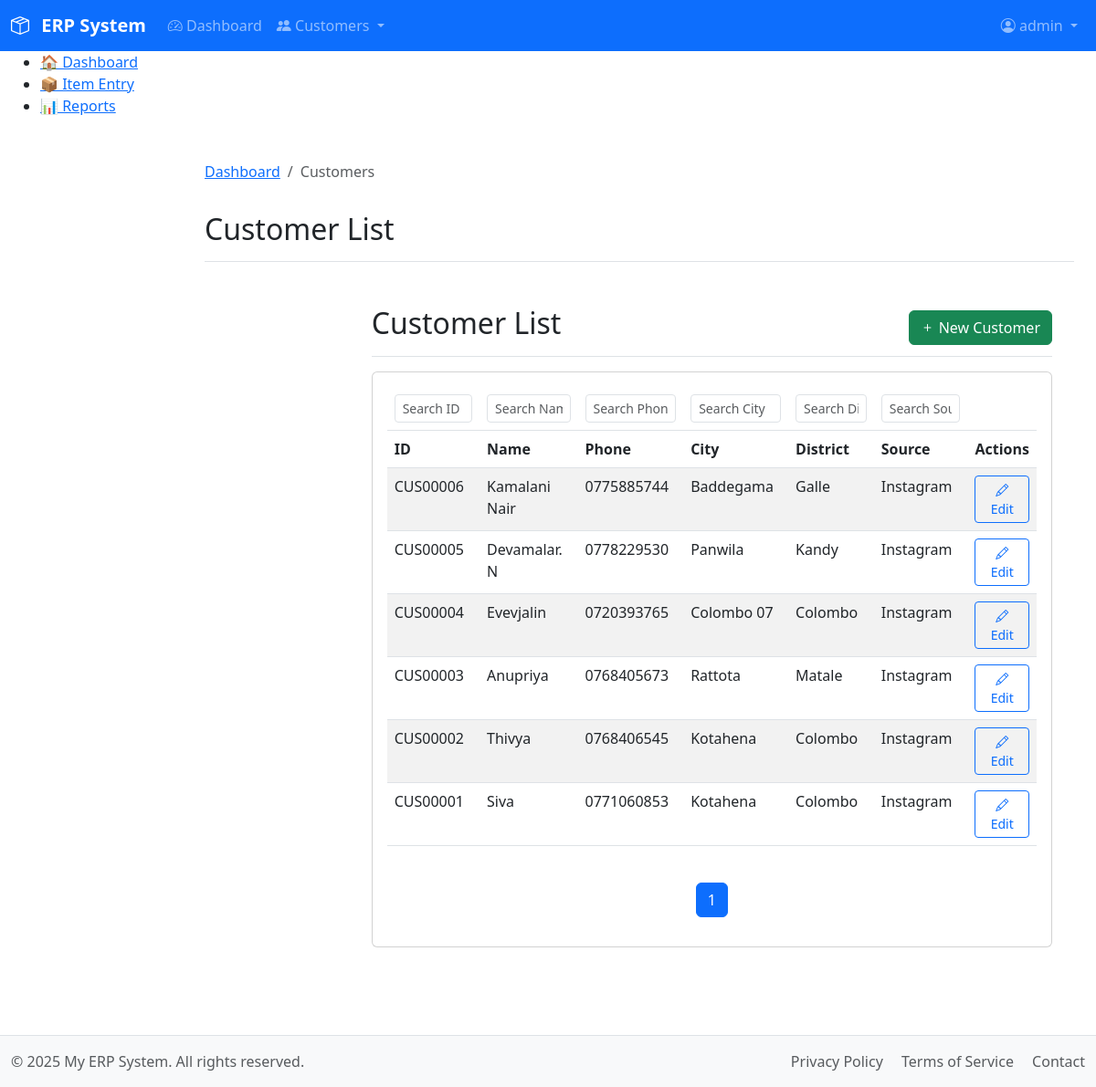
Screenshot of /modules/customer/list_customers.php (signed in) with the database file from the repository.
### tables this page shows
CREATE TABLE `customers` (
  `customer_id` varchar(10) NOT NULL,
  `phone` varchar(15) NOT NULL,
  `name` varchar(100) NOT NULL,
  `address` text DEFAULT NULL,
  `city` varchar(50) DEFAULT NULL,
  `district` varchar(50) DEFAULT NULL,
  `postal_code` varchar(20) DEFAULT NULL,
  `known_by` varchar(50) DEFAULT NULL,
  `email` varchar(100) DEFAULT NULL,
  `first_order_date` date DEFAULT NULL,
  `description` text DEFAULT NULL,
  `profile` text DEFAULT NULL,
  `created_at` datetime NOT NULL,
  `created_by` int(11) NOT NULL,
  `created_by_name` varchar(100) NOT NULL,
  `updated_at` timestamp NULL DEFAULT NULL,
  `updated_by` int(11) DEFAULT NULL,
  `updated_by_name` varchar(255) DEFAULT NULL,
  PRIMARY KEY (`customer_id`),
  UNIQUE KEY `phone` (`phone`),
  KEY `created_by` (`created_by`),
  KEY `updated_by` (`updated_by`),
  CONSTRAINT `customers_ibfk_1` FOREIGN KEY (`created_by`) REFERENCES `users` (`id`),
  CONSTRAINT `customers_ibfk_2` FOREIGN KEY (`updated_by`) REFERENCES `users` (`id`)
);

### modules/customer/list_customers.php (the view, shortened to what this page needs)
<?php
$page_title = "Customer List";
$breadcrumbs = [
    'Dashboard' => '/index.php',
    'Customers' => ''
];
require_once __DIR__ . '/../../includes/header.php';
$page = max(1, $_GET['page'] ?? 1);
$per_page = 20;
$offset = ($page - 1) * $per_page;
$db = db();
$stmt = $db->prepare("SELECT SQL_CALC_FOUND_ROWS customer_id, name, phone, city, district, known_by FROM customers ORDER BY created_at DESC LIMIT ? OFFSET ?");
$stmt->bind_param("ii", $per_page, $offset);
$stmt->execute();
$customers = $stmt->get_result()->fetch_all(MYSQLI_ASSOC);
$total = $db->query("SELECT FOUND_ROWS()")->fetch_row()[0];
$total_pages = ceil($total / $per_page);
?>
<main class="col-md-9 ms-sm-auto col-lg-10 px-md-4">
    <div class="d-flex justify-content-between flex-wrap flex-md-nowrap align-items-center pt-3 pb-2 mb-3 border-bottom">
        <h1 class="h2">Customer List</h1>
        <a href="entry_customer.php" class="btn btn-success">
            <i class="bi bi-plus"></i> New Customer
        </a>
    </div>
    <div class="card">
        <div class="card-body">
            <div class="table-responsive">
                <table class="table table-striped table-hover">
                    <thead>
                        <tr>
                            <th><input type="text" class="form-control form-control-sm live-search" data-column="customer_id" placeholder="Search ID"></th>
                            <th><input type="text" class="form-control form-control-sm live-search" data-column="name" placeholder="Search Name"></th>
                            <th><input type="text" class="form-control form-control-sm live-search" data-column="phone" placeholder="Search Phone"></th>
                            <th><input type="text" class="form-control form-control-sm live-search" data-column="city" placeholder="Search City"></th>
                            <th><input type="text" class="form-control form-control-sm live-search" data-column="district" placeholder="Search District"></th>
                            <th><input type="text" class="form-control form-control-sm live-search" data-column="known_by" placeholder="Search Source"></th>
                            <th></th>
                        </tr>
                        <tr>
                            <th>ID</th>
                            <th>Name</th>
                            <th>Phone</th>
                            <th>City</th>
                            <th>District</th>
                            <th>Source</th>
                            <th>Actions</th>
                        </tr>
                    </thead>
                    <tbody>
                        <?php foreach ($customers as $customer): ?>
                        <tr>
                            <td><?= htmlspecialchars($customer['customer_id']) ?></td>
                            <td><?= htmlspecialchars($customer['name']) ?></td>
                            <td><?= htmlspecialchars($customer['phone']) ?></td>
                            <td><?= htmlspecialchars($customer['city']) ?></td>
                            <td><?= htmlspecialchars($customer['district']) ?></td>
                            <td><?= htmlspecialchars($customer['known_by']) ?></td>
                            <td>
                                <a href="entry_customer.php?customer_id=<?= $customer['customer_id'] ?>"
                                   class="btn btn-sm btn-outline-primary customer-edit-btn">
                                    <i class="bi bi-pencil"></i> Edit
                                </a>
                            </td>
                        </tr>
                        <?php endforeach; ?>
                    </tbody>
                </table>
            </div>
            <nav aria-label="Page navigation">
                <ul class="pagination justify-content-center mt-4">
                    <?php for ($i = 1; $i <= $total_pages; $i++): ?>
                    <li class="page-item <?= $i == $page ? 'active' : '' ?>">
                        <a class="page-link" href="?page=<?= $i ?>"><?= $i ?></a>
                    </li>
                    <?php endfor; ?>
                </ul>
            </nav>
        </div>
    </div>
</main>
<?php require_once __DIR__ . '/../../includes/footer.php'; ?>

### includes/header.php (shortened to what this page needs)
<?php
$logged_in = isset($_SESSION['user_id']);
?>
<!DOCTYPE html>
<html lang="en" data-bs-theme="light">
<head>
    <link href="https://cdn.jsdelivr.net/npm/bootstrap@5.3.0/dist/css/bootstrap.min.css" rel="stylesheet">
    <link rel="stylesheet" href="https://cdn.jsdelivr.net/npm/bootstrap-icons@1.10.0/font/bootstrap-icons.css">
    <?php
        $cssPath = __DIR__ . '/../assets/css/main.css';
        $cssVersion = file_exists($cssPath) ? filemtime($cssPath) : time();
    ?>
    <link rel="stylesheet" href="/assets/css/main.css?v=<?= $cssVersion ?>">
    <link rel="stylesheet" href="https://cdn.jsdelivr.net/npm/litepicker/dist/css/litepicker.css"/>
</head>
<body class="d-flex flex-column min-vh-100">
    <nav class="navbar navbar-expand-lg navbar-dark bg-primary sticky-top">
        <div class="container-fluid">
            <a class="navbar-brand" href="/">
                <i class="bi bi-box-seam"></i> ERP System
            </a>
            <div class="collapse navbar-collapse" id="mainNav">
                <ul class="navbar-nav me-auto mb-2 mb-lg-0">
                    <?php if ($logged_in): ?>
                        <li class="nav-item">
                            <a class="nav-link" href="/index.php"><i class="bi bi-speedometer2"></i> Dashboard</a>
                        </li>
                        <li class="nav-item dropdown">
                            <a class="nav-link dropdown-toggle" href="#" id="customersDropdown" role="button" data-bs-toggle="dropdown" aria-expanded="false">
                                <i class="bi bi-people-fill"></i> Customers
                            </a>
                        </li>
                    <?php endif; ?>
                </ul>
                <ul class="navbar-nav">
                    <?php if ($logged_in): ?>
                        <li class="nav-item dropdown">
                            <a class="nav-link dropdown-toggle" href="#" role="button" data-bs-toggle="dropdown">
                                <i class="bi bi-person-circle"></i> <?php echo htmlspecialchars($_SESSION['username']); ?>
                            </a>
                        </li>
                    <?php else: ?>
                        <li class="nav-item">
                            <a class="nav-link" href="/login.php"><i class="bi bi-box-arrow-in-right"></i> Login</a>
                        </li>
                    <?php endif; ?>
                </ul>
            </div>
        </div>
    </nav>
    <div class="container-fluid flex-grow-1">
        <div class="row">
            <?php if ($logged_in && !isset($hide_sidebar)): ?>
                <?php require_once __DIR__ . '/sidebar.php'; ?>
            <?php endif; ?>
            <main class="<?php echo $logged_in && !isset($hide_sidebar) ? 'col-md-9 ms-sm-auto col-lg-10 px-md-4' : 'col-12'; ?>">
                <?php if (isset($breadcrumbs)): ?>
                <nav aria-label="breadcrumb" class="mt-3">
                    <ol class="breadcrumb">
                        <?php foreach ($breadcrumbs as $text => $url): ?>
                            <?php if ($url): ?>
                                <li class="breadcrumb-item"><a href="<?php echo $url; ?>"><?php echo htmlspecialchars($text); ?></a></li>
                            <?php else: ?>
                                <li class="breadcrumb-item active" aria-current="page"><?php echo htmlspecialchars($text); ?></li>
                            <?php endif; ?>
                        <?php endforeach; ?>
                    </ol>
                </nav>
                <?php endif; ?>
                <?php if (isset($page_title)): ?>
                <div class="d-flex justify-content-between flex-wrap flex-md-nowrap align-items-center pt-3 pb-2 mb-3 border-bottom">
                    <h1 class="h2"><?php echo htmlspecialchars($page_title); ?></h1>
                </div>
                <?php endif; ?>

### includes/sidebar.php
<div class="sidebar">
  <ul>
    <li><a href="/index.php">🏠 Dashboard</a></li>
    <li><a href="/modules/item/entry.php">📦 Item Entry</a></li>
    <li><a href="#">📊 Reports</a></li>
  </ul>
</div>

### includes/footer.php (shortened to what this page needs)
        </main>
    </div>
</div>
<footer class="footer mt-auto py-3 bg-light border-top">
    <div class="container-fluid">
        <div class="row">
            <div class="col-md-6 text-center text-md-start">
                <span class="text-muted">&copy; <?php echo date('Y'); ?> My ERP System. All rights reserved.</span>
            </div>
            <div class="col-md-6 text-center text-md-end">
                <ul class="list-inline mb-0">
                    <li class="list-inline-item"><a href="/privacy.php" class="text-muted">Privacy Policy</a></li>
                    <li class="list-inline-item"><a href="/terms.php" class="text-muted">Terms of Service</a></li>
                    <li class="list-inline-item"><a href="/contact.php" class="text-muted">Contact</a></li>
                </ul>
            </div>
        </div>
    </div>
</footer>
</body>
</html>

### assets/css/main.css (style rules this page uses)
.navbar-brand { font-weight: 600; }
.navbar-brand i { margin-right: 8px; }
.footer { background-color: #f8f9fa !important; }
.footer a { text-decoration: none; }
.footer .list-inline-item:not(:last-child) { margin-right: 1rem; }
main { padding-top: 1rem; padding-bottom: 3rem; }

### rows the page displays
customers: customer_id "CUS00006", name "Kamalani Nair", phone "0775885744", city "Baddegama", district "Galle", known_by "Instagram"
customers: customer_id "CUS00005", name "Devamalar. N", phone "0778229530", city "Panwila", district "Kandy", known_by "Instagram"
customers: customer_id "CUS00004", name "Evevjalin", phone "0720393765", city "Colombo 07", district "Colombo", known_by "Instagram"
customers: customer_id "CUS00003", name "Anupriya", phone "0768405673", city "Rattota", district "Matale", known_by "Instagram"
customers: customer_id "CUS00002", name "Thivya", phone "0768406545", city "Kotahena", district "Colombo", known_by "Instagram"
customers: customer_id "CUS00001", name "Siva", phone "0771060853", city "Kotahena", district "Colombo", known_by "Instagram"

### other values shown
$_SESSION['username'] "admin"
$text "Dashboard"
$text "Customers"
$page_title "Customer List"
